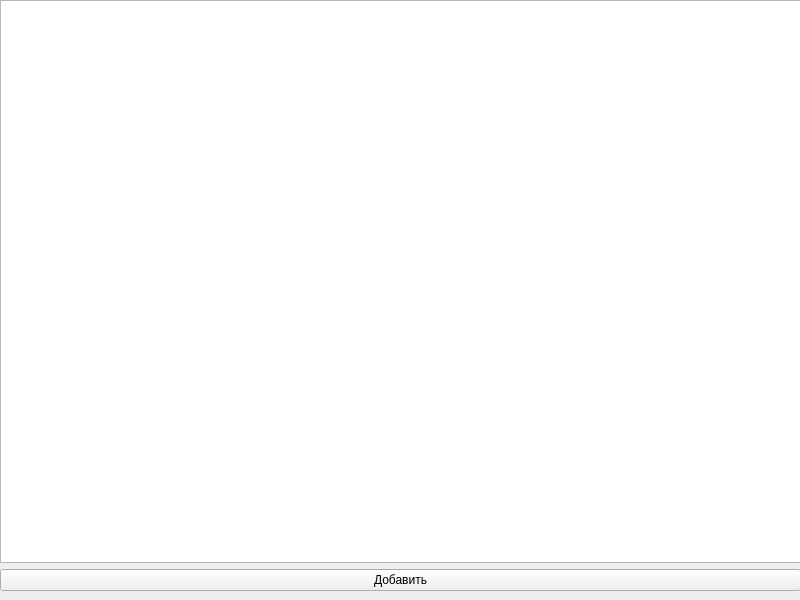
<?xml version="1.0" encoding="UTF-8"?>
<ui version="4.0">
 <class>MainWindow</class>
 <widget class="QMainWindow" name="MainWindow">
  <property name="geometry">
   <rect>
    <x>0</x>
    <y>0</y>
    <width>800</width>
    <height>600</height>
   </rect>
  </property>
  <property name="windowTitle">
   <string>MainWindow</string>
  </property>
  <widget class="QWidget" name="centralwidget">
   <widget class="QWidget" name="verticalLayoutWidget">
    <property name="geometry">
     <rect>
      <x>0</x>
      <y>0</y>
      <width>801</width>
      <height>591</height>
     </rect>
    </property>
    <layout class="QVBoxLayout" name="verticalLayout">
     <item>
      <widget class="QTableView" name="view"/>
     </item>
     <item>
      <widget class="QPushButton" name="addButton">
       <property name="text">
        <string>Добавить</string>
       </property>
      </widget>
     </item>
    </layout>
   </widget>
  </widget>
 </widget>
 <resources/>
 <connections/>
</ui>
